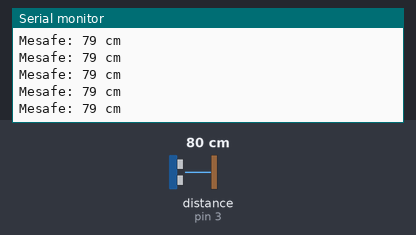
Recording of a sketch running on a simulated Arduino Uno, built with avr-gcc and run on an emulated ATmega328P. On the bench: the last lines printed to the serial monitor. Wiring (inferred from the names in the program): ultrasonic range finder: trigger pin 2; echo pin 3. The inputs (shaded band) are chosen by the test bench; at power-on: distance to the obstacle (sensor on pin 3) 80 cm. The echo pulse lasts 58.3 µs per cm.

Above: at 1.2 s.
1.3 s: distance to the obstacle (sensor on pin 3) set to 2 cm
At 1.72 s:
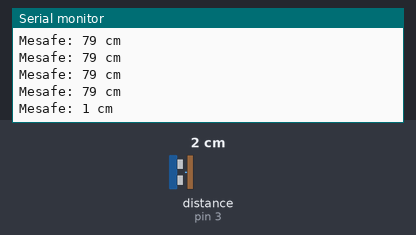
2.8 s: distance to the obstacle (sensor on pin 3) set to 4 cm
At 2.98 s:
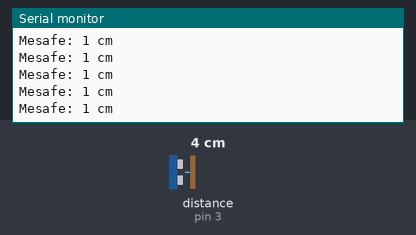
4.3 s: distance to the obstacle (sensor on pin 3) set to 299 cm
At 4.52 s:
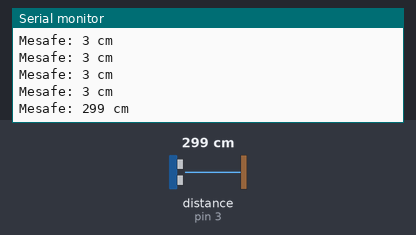
Timing chart, 0 to 7.3 s (numbered marks = the images above; inputs shaded):
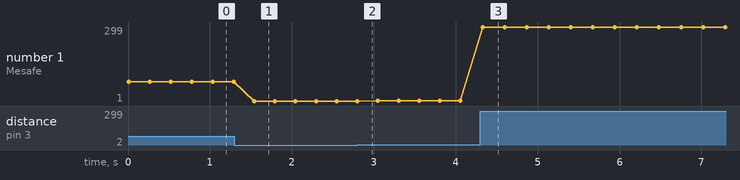

The sketch:

hc_sensor.ino
```cpp
const int trig =2;
const int echo= 3;

int sure=0;
int mesafe=0;

void setup() {
pinMode(trig, OUTPUT);
pinMode(echo, INPUT);
Serial.begin(9600);
}

void loop() {
digitalWrite(trig, HIGH);
delayMicroseconds(1000);
digitalWrite(trig, LOW);
sure = pulseIn(echo, HIGH);
mesafe = (sure/2) / 29.1;
Serial.print("Mesafe: ");
Serial.print(mesafe);
Serial.println(" cm");
delay(250);
}
```

Measured:
- after the input at 1.3 s, the serial monitor: prints a new line after 0.24 s (image 1)
- after the input at 4.3 s, the serial monitor: prints a new line at once (image 3)
- plotted number 1: 79 → 1 after the input at 1.3 s, 1 → 3 after the input at 2.8 s, 3 → 299 after the input at 4.3 s
